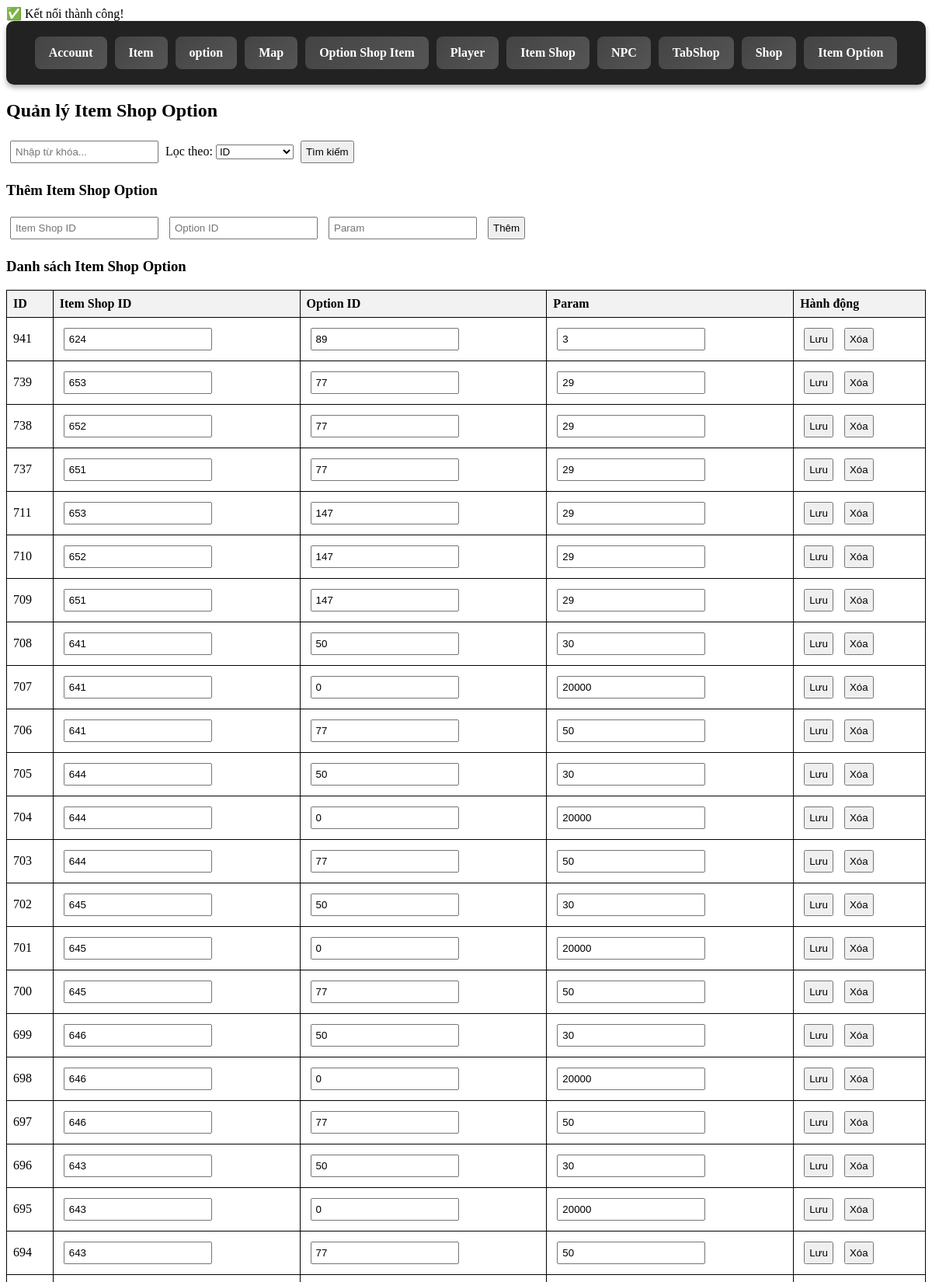
Page /vip/optionitem.php (upper part) on the committed database.
### tables this page shows
CREATE TABLE `item_shop_option` (
  `id` int(11) NOT NULL,
  `item_shop_id` int(11) NOT NULL,
  `option_id` int(11) NOT NULL,
  `param` int(11) NOT NULL
);

### vip/optionitem.php (the view, shortened to what this page needs)
<?php
require_once "db_connect.php";
include 'menu.php';
$search = isset($_GET['search']) ? $_GET['search'] : '';
$params = [];
$sql = "SELECT * FROM item_shop_option";
$sql .= " ORDER BY id DESC";
$stmt = $conn->prepare($sql);
$stmt->execute($params);
$items = $stmt->fetchAll(PDO::FETCH_ASSOC);
?>
<!DOCTYPE html>
<html lang="vi">
<head>
</head>
<body>
    <h2>Quản lý Item Shop Option</h2>
    <form method="GET">
        <input type="text" name="search" placeholder="Nhập từ khóa..." value="<?= htmlspecialchars($search) ?>">
        <label for="filter_by">Lọc theo:</label>
        <select name="filter_by" id="filter_by">
            <option value="id" <?= isset($_GET['filter_by']) && $_GET['filter_by'] == 'id' ? 'selected' : '' ?>>ID</option>
        </select>
        <button type="submit">Tìm kiếm</button>
    </form>
    <h3>Thêm Item Shop Option</h3>
    <form method="POST">
        <input type="number" name="item_shop_id" placeholder="Item Shop ID" required>
        <input type="number" name="option_id" placeholder="Option ID" required>
        <input type="number" name="param" placeholder="Param" required>
        <button type="submit">Thêm</button>
    </form>
    <h3>Danh sách Item Shop Option</h3>
    <table>
        <tr>
            <th>ID</th>
            <th>Item Shop ID</th>
            <th>Option ID</th>
            <th>Param</th>
            <th>Hành động</th>
        </tr>
        <?php foreach ($items as $row): ?>
            <tr>
                <form method="POST">
                    <td><?= $row['id']; ?></td>
                    <td><input type="number" name="item_shop_id" value="<?= $row['item_shop_id']; ?>"></td>
                    <td><input type="number" name="option_id" value="<?= $row['option_id']; ?>"></td>
                    <td><input type="number" name="param" value="<?= $row['param']; ?>"></td>
                    <td>
                        <button type="submit" name="update">Lưu</button>
                        <button type="submit" name="delete" onclick="return confirm('Bạn có chắc chắn muốn xóa?')">Xóa</button>
                    </td>
                </form>
            </tr>
        <?php endforeach; ?>
    </table>
</body>
</html>

### vip/optionitem.php (style rules this page uses)
table { width: 100%; border-collapse: collapse; margin-top: 10px; }
th, td { border: 1px solid black; padding: 8px; text-align: left; }
th { background-color: #f2f2f2; }
input, button { margin: 5px; padding: 5px; }

### rows in the picture
item_shop_option: id "941", item_shop_id "624", option_id "89", param "3"
item_shop_option: id "739", item_shop_id "653", option_id "77", param "29"
item_shop_option: id "738", item_shop_id "652", option_id "77", param "29"
item_shop_option: id "737", item_shop_id "651", option_id "77", param "29"
item_shop_option: id "711", item_shop_id "653", option_id "147", param "29"
item_shop_option: id "710", item_shop_id "652", option_id "147", param "29"
item_shop_option: id "709", item_shop_id "651", option_id "147", param "29"
item_shop_option: id "708", item_shop_id "641", option_id "50", param "30"
item_shop_option: id "707", item_shop_id "641", option_id "0", param "20000"
item_shop_option: id "706", item_shop_id "641", option_id "77", param "50"
item_shop_option: id "705", item_shop_id "644", option_id "50", param "30"
item_shop_option: id "704", item_shop_id "644", option_id "0", param "20000"
item_shop_option: id "703", item_shop_id "644", option_id "77", param "50"
item_shop_option: id "702", item_shop_id "645", option_id "50", param "30"
item_shop_option: id "701", item_shop_id "645", option_id "0", param "20000"
item_shop_option: id "700", item_shop_id "645", option_id "77", param "50"
item_shop_option: id "699", item_shop_id "646", option_id "50", param "30"
item_shop_option: id "698", item_shop_id "646", option_id "0", param "20000"
item_shop_option: id "697", item_shop_id "646", option_id "77", param "50"
item_shop_option: id "696", item_shop_id "643", option_id "50", param "30"
item_shop_option: id "695", item_shop_id "643", option_id "0", param "20000"
item_shop_option: id "694", item_shop_id "643", option_id "77", param "50"
